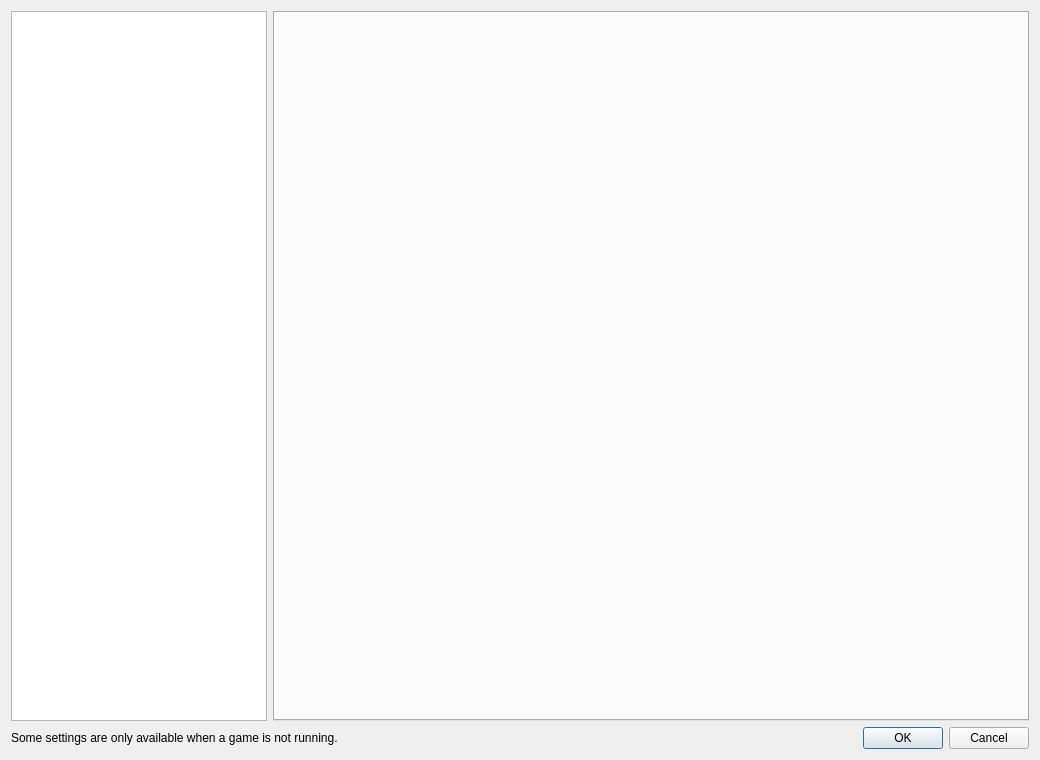
<?xml version="1.0" encoding="UTF-8"?>
<ui version="4.0">
 <class>ConfigureDialog</class>
 <widget class="QDialog" name="ConfigureDialog">
  <property name="geometry">
   <rect>
    <x>0</x>
    <y>0</y>
    <width>1040</width>
    <height>760</height>
   </rect>
  </property>
  <property name="windowTitle">
    <string>Erable Configuration</string>
  </property>
  <layout class="QVBoxLayout" name="verticalLayout">
   <item>
    <layout class="QHBoxLayout" name="horizontalLayout">
     <item>
      <widget class="QListWidget" name="selectorList">
       <property name="sizePolicy">
        <sizepolicy hsizetype="Fixed" vsizetype="Expanding">
         <horstretch>0</horstretch>
         <verstretch>0</verstretch>
        </sizepolicy>
       </property>
      </widget>
     </item>
     <item>
      <widget class="QTabWidget" name="tabWidget">
       <property name="currentIndex">
        <number>-1</number>
       </property>
      </widget>
     </item>
    </layout>
   </item>
   <item>
    <layout class="QHBoxLayout" name="horizontalLayout_2">
     <property name="leftMargin">
      <number>0</number>
     </property>
     <property name="topMargin">
      <number>0</number>
     </property>
     <property name="rightMargin">
      <number>0</number>
     </property>
     <property name="bottomMargin">
      <number>0</number>
     </property>
     <item>
      <widget class="QLabel" name="label">
       <property name="text">
        <string>Some settings are only available when a game is not running.</string>
       </property>
      </widget>
     </item>
     <item>
      <widget class="QDialogButtonBox" name="buttonBox">
       <property name="standardButtons">
        <set>QDialogButtonBox::StandardButton::Cancel|QDialogButtonBox::StandardButton::Ok</set>
       </property>
      </widget>
     </item>
    </layout>
   </item>
  </layout>
 </widget>
 <resources/>
 <connections>
  <connection>
   <sender>buttonBox</sender>
   <signal>accepted()</signal>
   <receiver>ConfigureDialog</receiver>
   <slot>accept()</slot>
   <hints>
    <hint type="sourcelabel">
     <x>20</x>
     <y>20</y>
    </hint>
    <hint type="destinationlabel">
     <x>20</x>
     <y>20</y>
    </hint>
   </hints>
  </connection>
  <connection>
   <sender>buttonBox</sender>
   <signal>rejected()</signal>
   <receiver>ConfigureDialog</receiver>
   <slot>reject()</slot>
   <hints>
    <hint type="sourcelabel">
     <x>20</x>
     <y>20</y>
    </hint>
    <hint type="destinationlabel">
     <x>20</x>
     <y>20</y>
    </hint>
   </hints>
  </connection>
 </connections>
</ui>
